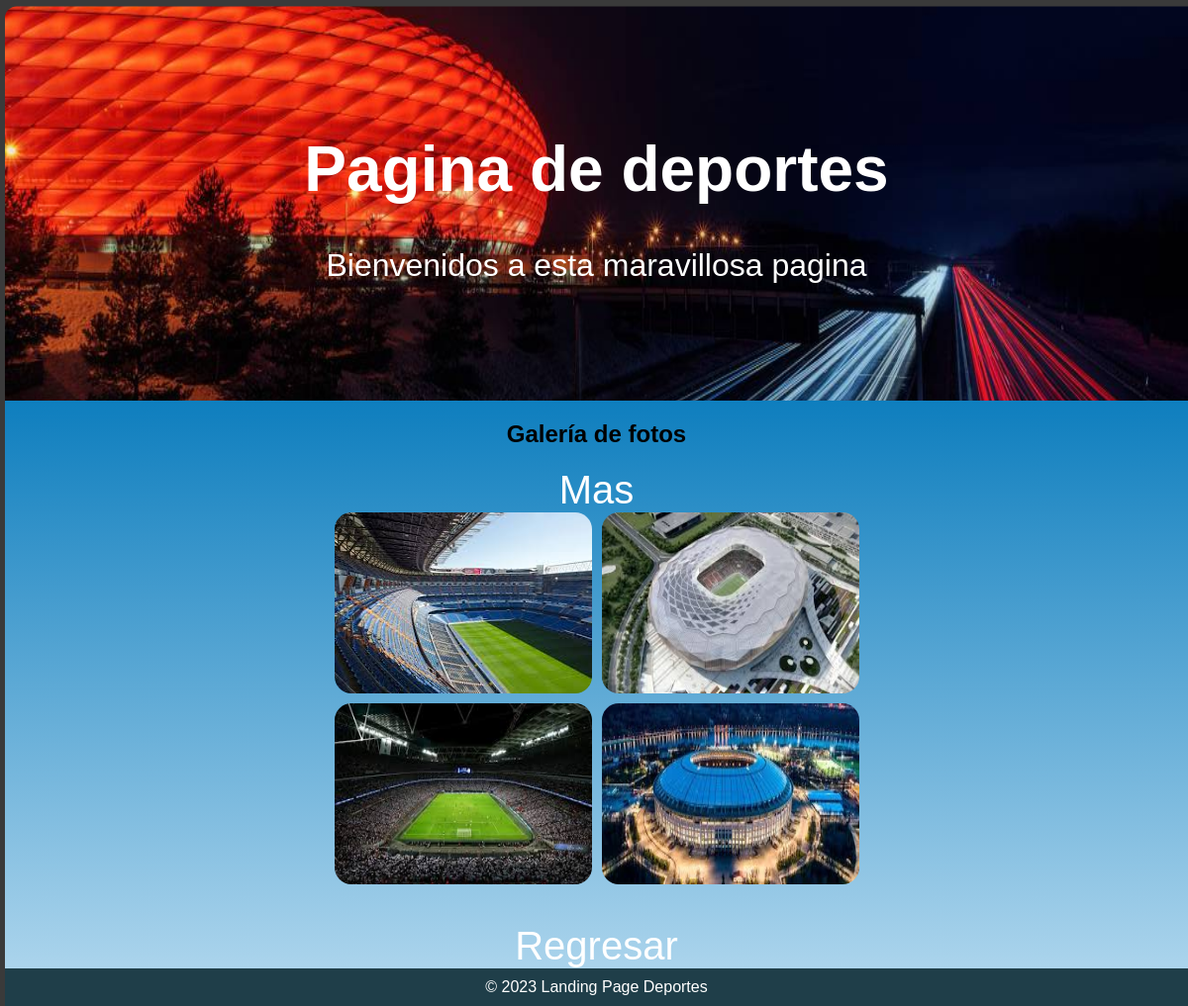
Screenshot of /home/ver-mas/1/ with the database file from the repository.
### parcial/models.py (models this page shows, shortened)
class Titulo(models.Model):
    imagenHeader = models.ImageField(upload_to='imagenes', null=True, blank=True)
    msj = models.CharField(max_length=200)
    subtitulo = models.CharField(max_length=300)

class Galeria(models.Model):
    imagen1 = models.ImageField(upload_to='imagenes', null=True, blank=True)
    imagen2 = models.ImageField(upload_to='imagenes', null=True, blank=True)
    imagen3 = models.ImageField(upload_to='imagenes', null=True, blank=True)
    imagen4 = models.ImageField(upload_to='imagenes', null=True, blank=True)

### parcial/views.py (the view)
# urls.py: path('ver-mas/<int:deporte_id>/', views.var_mas, name='ver_mas'),
def var_mas(request, deporte_id):
    deporte = get_object_or_404(Deporte, id=deporte_id)
    titulo = Titulo.objects.all()
    galeria = Galeria.objects.all()
    return render(request, 'galeria.html', {'deporte': deporte, 'titulo': titulo, 'galeria': galeria})

### parcial/templates/galeria.html (shortened to what this page needs)
<!DOCTYPE html>
<html lang="en">
<head>
</head>
<body>
    <header>
        {% for item in titulo %}
        <div class="contenido-header">
            <h1>{{item.msj}}</h1>
            <p>{{item.subtitulo}}</p>
        </div>
        <img class="img-header" src="{{item.imagenHeader.url}}" alt="">
        {% endfor %}
    </header>
    <section>
        <h2>Galería de fotos</h2>
        {% for item in galeria %}
        <a href="{% url 'contenido' %}"> Mas</a>
        <div class="imagenes">
            <img src="{{item.imagen1.url}}" alt="">
            <img src="{{item.imagen2.url}}" alt="">
            <img src="{{item.imagen3.url}}" alt="">
            <img src="{{item.imagen4.url}}" alt="">
        </div>
        {% endfor %}
        <a href="{% url 'index' %}"> Regresar</a>
    </section>
    <footer>
        &copy; 2023 Landing Page Deportes
    </footer>
</body>
</html>

### parcial/templates/galeria.html (style rules this page uses)
body { font-family: Arial, sans-serif; background-color: rgb(58, 58, 58); margin: 0; padding: 0; border-top: 5px solid rgb(58, 58, 58); border-left: 5px solid rgb(58, 58, 58); }
header { position: relative; display: flex; justify-content: center; align-items: center; height: 50vh; }
.contenido-header { position: absolute; padding: 20px 0; color: white; text-align: center; font-size: 2em; }
.img-header { position: relative; margin-top: 0px; height: 146vh; width: 100%; clip-path: xywh(0 33% 100% 75% round 1% 0); z-index: -1; }
section { display: grid; justify-content: center; text-align: center; background: linear-gradient(to bottom, #0e7ebe, #abd4ec); }
img { width: 100%; height: 100%; border-radius: 17px; }
div { padding-bottom: 40px; }
a { text-decoration: none; color: white; font-size: 40px; margin: auto; }
.imagenes { display: grid; grid-template-columns: repeat(2, 260px); grid-template-rows: repeat(2, 183px); gap: 10px; }
footer { padding: 10px 0; text-align: center; background-color: rgb(31, 62, 73); color: white; }

### rows the page displays
Titulo: msj "Pagina de deportes", subtitulo "Bienvenidos a esta maravillosa pagina", imagenHeader (picture)
Galeria: imagen1 (picture), imagen2 (picture), imagen3 (picture), imagen4 (picture)
